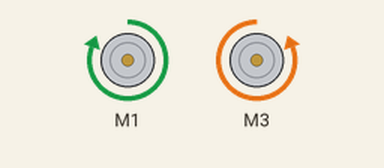
Bench run of a sketch on a simulated Arduino Uno, built with avr-gcc and run on an emulated ATmega328P. Parts: 2 × DC motor (green arrow = forward, orange = backward, longer = faster).

Above: at 0.1 s.
At 32.1 s:
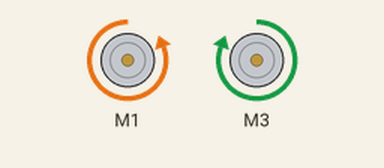
At 126.1 s:
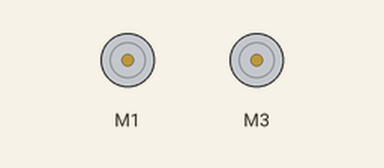
Timing chart, 0 to 129.5 s (numbered marks = the images above):
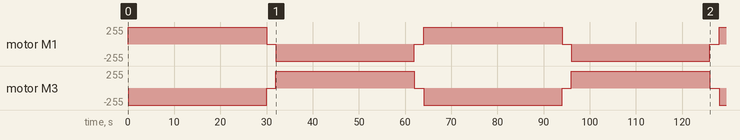

Measured:
- by itself, motor M1: stopped → forward 255/255 at 0.00 s, → stopped 30.0 s later, → backward 255/255 2.0 s later, → stopped 30.0 s later, … (9 changes in this stretch)
- by itself, motor M3: stopped → backward 255/255 at 0.00 s, → stopped 30.0 s later, → forward 255/255 2.0 s later, → stopped 30.0 s later, … (9 changes in this stretch)

The sketch:

aula23-motorshieldL293Dparte2.ino
```cpp
# include<AFMotor.h>


AF_DCMotor motor1(1);
AF_DCMotor motor2(3);

void setup() {
  motor1.setSpeed(0);
  motor2.setSpeed(0);

}

void loop() {

  motor1.setSpeed(255);
  motor1.run(FORWARD); //sentido horário
  motor2.setSpeed(255);
  motor2.run(BACKWARD); //sentido anti-horário
  delay(30000);

  motor1.setSpeed(0);
  motor1.run(RELEASE);
  motor2.setSpeed(0);
  motor2.run(RELEASE);
  delay(2000);

  motor1.setSpeed(255);
  motor1.run(BACKWARD); //sentido anti-horário
  motor2.setSpeed(255);
  motor2.run(FORWARD); //sentido horário
  delay(30000);

  motor1.setSpeed(0);
  motor1.run(RELEASE);
  motor2.setSpeed(0);
  motor2.run(RELEASE);
  delay(2000);


}
```
